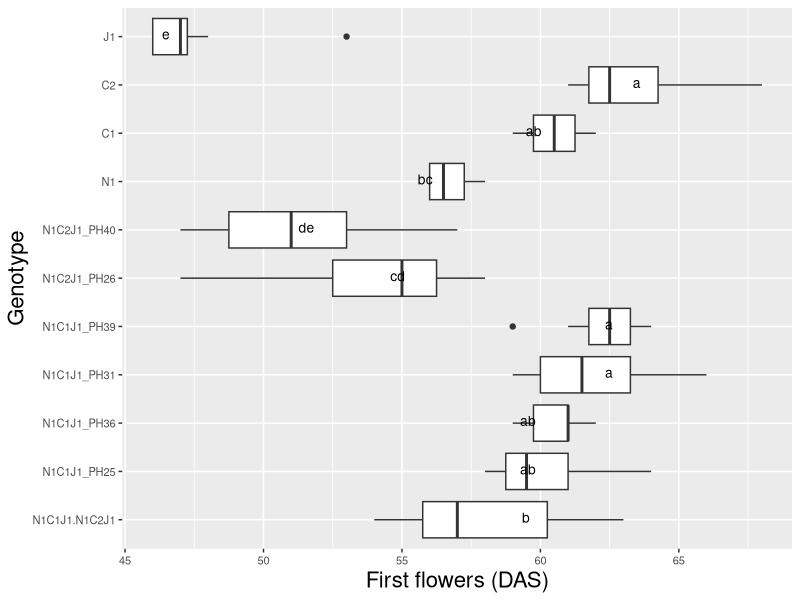

Here is the R script that generated this plot:
# Comparison 2XY: Novel allohexaploids

#load packages 
install.packages("multcompView")
install.packages("viridis")
install.packages("viridisLite")
library(viridis)
library(viridisLite)
library(tidyverse)
library(dplyr)
library(ggplot2)
library(ggpubr)
library(datasets)
library(multcompView)


# vollständige Rohdatentabelle laden ######
getwd()
DATA <- read_csv("EPPN raw data complete 220419.csv")
View(DATA)


#drop first column
DATA = DATA[,2:37]
View(DATA)

#### subsetting #####
comp_N1C1J1_N1C2J1 <- DATA[DATA$Genotype %in% c("N1", "C1", "C2", "J1", 
                                         "N1C1J1_PH25", "N1C1J1_PH36", "N1C1J1_PH31", "N1C1J1_PH39", 
                                         "N1C2J1_PH26", "N1C2J1_PH40", 
                                         "N1C1J1.N1C2J1"), ]
head(comp_N1C1J1_N1C2J1)
View(comp_N1C1J1_N1C2J1)


# ANOVA, Tukey & Boxplot with CLD according to Rosane Rech##########################################################
# loading the appropriate libraries
library(datasets)

#remove previous objects
rm(anova)
rm(tukey)
rm(cld)
rm(Tk)

# analysis of variance
anova <- aov(first_flowers_DAS ~ Genotype, data = comp_N1C1J1_N1C2J1)
summary(anova)

# Tukey's test
tukey <- TukeyHSD(anova)
print(tukey)

# compact letter display
cld <- multcompLetters4(anova, tukey)
print(cld)

# table with factors and 3rd quantile
Tk <- group_by(comp_N1C1J1_N1C2J1, Genotype) %>%
  summarise(mean = round(mean(first_flowers_DAS, na.rm = TRUE), digits = 1), quant = round(quantile(first_flowers_DAS, probs = 0.75, na.rm = TRUE), digits = 1)) %>%
  arrange(desc(mean)) #WICHTIG: arrange(desc(mean)) muss hier rein!!!

# extracting the compact letter display and adding to the Tk table
cld <- as.data.frame.list(cld$Genotype)
Tk$cld <- cld$Letters
print(Tk) # print dient der Überprüfung: Mittelwerte und Letter code 
# in der gleichen Reihenfolge angeordnet?

# Reorder factor levels in comp_N1C1J1_N1C2J1
comp_N1C1J1_N1C2J1ord <- comp_N1C1J1_N1C2J1                             
comp_N1C1J1_N1C2J1ord$Genotype <- factor(comp_N1C1J1_N1C2J1ord$Genotype,     
                                  levels = c("N1C1J1.N1C2J1",
                                             "N1C1J1_PH25", "N1C1J1_PH36", "N1C1J1_PH31", "N1C1J1_PH39", 
                                             "N1C2J1_PH26", "N1C2J1_PH40", 
                                             "N1", "C1", "C2", "J1"))

Tkord <- Tk
Tkord$Genotype <- factor(Tkord$Genotype,     
                         levels = c("N1C1J1.N1C2J1",
                                    "N1C1J1_PH25", "N1C1J1_PH36", "N1C1J1_PH31", "N1C1J1_PH39", 
                                    "N1C2J1_PH26", "N1C2J1_PH40", 
                                    "N1", "C1", "C2", "J1"))

#boxplot first_flowers_DAS N5C2J2
ggplot(comp_N1C1J1_N1C2J1ord, aes(Genotype, first_flowers_DAS)) + 
  geom_boxplot() +
  labs(x="Genotype", y="First flowers (DAS)") +
  geom_text(data = Tkord, aes(x = Genotype, y = quant, label = cld), color = "black", size = 3.5, vjust = 0.3, hjust = 3) +
  coord_flip() +
  theme(axis.title = element_text(size = 16),
        legend.text = element_text(size = 12),
        legend.title= element_blank(),
        axis.title.x = element_text(size = 16),
        axis.title.y = element_text(size = 16),
        axis.text.x = element_text(size = 8),
        axis.text.y = element_text(size = 8)) 
